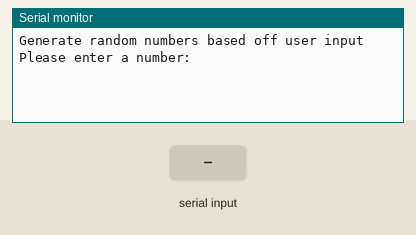
Recording of a sketch running on a simulated Arduino Uno, built with avr-gcc and run on an emulated ATmega328P. On the bench: the last lines printed to the serial monitor. The test bench sets the inputs (shaded band).

Above: at 1.2 s.
1.3 s: "90,45\n" received over Serial
At 2.3 s:
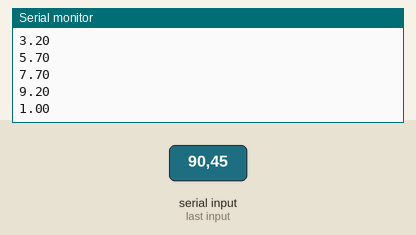
2.8 s: "30,150\n" received over Serial
At 5.0 s:
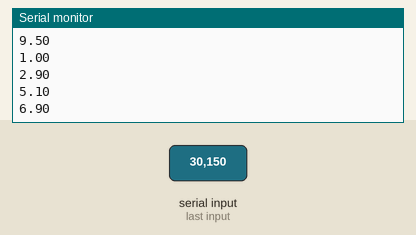
Timing chart, 0 to 6.5 s (numbered marks = the images above; inputs shaded):
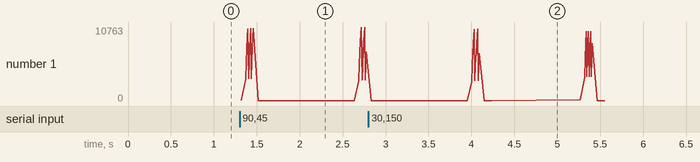

Measured:
- after the input at 1.3 s, the serial monitor: prints a new line at once (image 1)
- after the input at 2.8 s, the serial monitor: prints a new line after 1.2 s (image 2)

The sketch:

RNG_NextStep.ino
```cpp
int i;
unsigned long b;
unsigned long a;
unsigned long a1;
unsigned long a2;
unsigned long a3;
unsigned long a4;

const int LIST_SIZE = 15; // Number of values to generate
unsigned long numberList[LIST_SIZE]; // Store generated numbers
float formattedList[LIST_SIZE]; // Store extracted first two digits with decimal point

void setup() {
  Serial.begin(9600);
  Serial.println("Generate random numbers based off user input");
}

void loop() {
  Serial.println("Please enter a number: ");

  while (Serial.available() == 0) { // Wait for input
  }

  int user_Input = Serial.parseInt();

  Serial.println("Number Entered: ");
  Serial.println(user_Input);
  Serial.println("Generating numbers...");

  i = 0;
  b = 2;

  while (i < LIST_SIZE) {
    if (b > 9999){
      b = b/100;
    }
    else;
    b = b / 5;
    a = (user_Input + 536) + b;
    a1 = a * 5;
    a2 = a1 + 2;
    a3 = a2 - b + 4;

    numberList[i] = a3; // Store number in list

    // Extract first two digits
    unsigned long temp = a3;
    while (temp >= 100) {
      temp /= 10; // Get first two digits
    }
    formattedList[i] = temp / 10.0; // Convert to decimal format (e.g., 12 -> 1.2)

    b = a3;
    i += 1;
  }

  // Print generated numbers
  Serial.println("\nGenerated Numbers:");
  for (int j = 0; j < LIST_SIZE; j++) {
    Serial.println(numberList[j]);
  }

  // Print extracted first two digits with decimal point
  Serial.println("\nFormatted List (First 2 Digits with Decimal):");
  for (int j = 0; j < LIST_SIZE; j++) {
    Serial.println(formattedList[j], 2); // Print with 2 decimal places
  }

  delay(1000);
  Serial.println(" ");
  Serial.println("__________________________________________");
}
```
